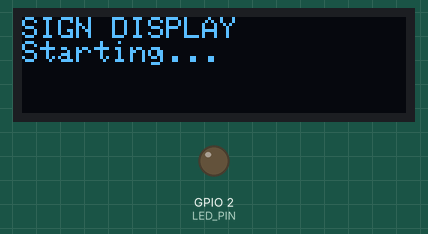
A sketch run on a simulated ESP32. On the bench: 128×32 one-colour display, output pins drawn as LEDs (lit = HIGH). WiFi joins after 1.5 s; servers stay silent unless stated; uploads are accepted with an empty reply; what the sketch prints to the serial monitor is not drawn.

Above: at 0.36 s.
At 2.0 s:
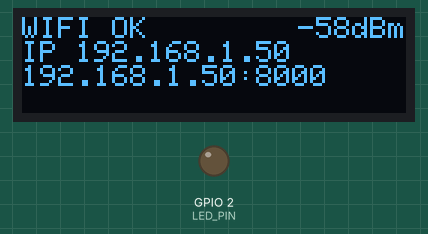
At 8.2 s:
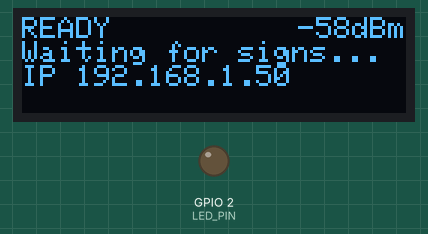

Measured:
- what the display in image 1 shows lasts 6.2 s, from 1.9 s to 8.1 s

The sketch:

sign_display.ino
```cpp
/*
  ESP32 sign-language display  (SSD1306 OLED, 128x32 by default; 128x64 also works)
  ---------------------------------------------------------------------------------
  Connects to your Wi-Fi, SHOWS AND PRINTS ITS IP ADDRESS, then asks the sentence server on your Mac (python run.py)
  for new text and shows it on the OLED:
     - while you sign: the words so far ("SIGNING")
     - when a sentence is finished: the sentence ("SENTENCE #n"); long sentences are shown page by page

  HOW TO FLASH (Arduino IDE 2.x)
   1. File > Preferences > "Additional boards manager URLs": add
        https://espressif.github.io/arduino-esp32/package_esp32_index.json
      Tools > Board > Boards Manager > install "esp32 by Espressif Systems".
   2. Tools > Manage Libraries: install "Adafruit SSD1306" and "Adafruit GFX Library" (accept the dependencies).
   3. Tools > Board > "ESP32 Dev Module" (or your exact board), pick the Port.
   4. Edit the 3 lines under SETTINGS (Wi-Fi name, password, Mac address). Click Upload.
      (If upload hangs on "Connecting...", hold the BOOT button until it starts.)
   5. Tools > Serial Monitor, 115200 baud.

  WIRING (4-pin I2C OLED, SSD1306)
     OLED VCC -> ESP32 3V3      OLED GND -> GND
     OLED SDA -> GPIO 21        OLED SCL -> GPIO 22        (change OLED_SDA / OLED_SCL below for other pins)
  The I2C address is found automatically (0x3C or 0x3D); the Serial Monitor lists every I2C device it sees.
  Screen size: SCREEN_H 32 (128x32) or 64 (128x64) below. Without a screen the sketch still works and prints to Serial.

  WHAT YOU SEE
   - On every (re)connection: "WIFI OK" with the ESP32's IP address and the server address, held for IP_SHOW_MS
     (6 s). The same is printed to the Serial Monitor. While idle the screen also shows the IP.
   - NO WIFI / NO SERVER with a hint when something is wrong.

  OTHER SCREENS (TFT, TTGO T-Display, M5Stack): only drawFrame() and the display setup need to change.
  Needs the sentence server running on the Mac:  python run.py   (or  python run.py --simulate  for fake sentences).
  The ESP32 and the Mac must be on the same Wi-Fi (ESP32 supports 2.4 GHz only).
*/

#include <WiFi.h>
#include <HTTPClient.h>
#include <Wire.h>
#include <Adafruit_GFX.h>
#include <Adafruit_SSD1306.h>
#include <vector>

// ============================== SETTINGS ==============================
const char* WIFI_SSID = "YOUR_WIFI_NAME";
const char* WIFI_PASS = "YOUR_WIFI_PASSWORD";
// IP of your Mac on the same Wi-Fi. run.py prints it as "Other devices : http://192.168.x.x:8000"
const char* SERVER    = "http://192.168.1.50:8000";

#ifndef SCREEN_H
#define SCREEN_H   32          // 32 = 128x32 screen, 64 = 128x64 screen
#endif
#define SCREEN_W   128
#define OLED_ADDR  0x3C        // tried first; 0x3D is tried automatically if nothing answers
#define OLED_SDA   21
#define OLED_SCL   22
#define LED_PIN    2           // on-board LED blinks on a new sentence (-1 = off)
#define IP_SHOW_MS 6000        // how long the IP screen stays after (re)connecting
#define PAGE_MS    1800        // time per page for sentences longer than the screen
// =======================================================================

Adafruit_SSD1306 display(SCREEN_W, SCREEN_H, &Wire, -1);
bool haveDisplay = false;

// Layout: one header row (8 px), then the body. On 128x32: 3 text rows; on 128x64: 6 text rows.
const int BODY_TOP = (SCREEN_H >= 64) ? 13 : 8;
const int BODY_H   = SCREEN_H - BODY_TOP;

struct State {
  long   seq = -1;     // changes whenever the live text or the last sentence changes
  String live;         // words of the sentence being signed right now ("" when idle)
  long   id = 0;       // number of the last finished sentence
  String text;         // last finished sentence (English if available, else the signs)
  String gloss;        // last finished sentence as signs
};

State  cur;            // what is on the screen now
long   afterSeq = -1;  // what we told the server we already have (-1 = send me the current state)
String statusLine = "starting";
int    lastCode = 0;

// ---------------------------------------------------------------- helpers (pure functions)

// Keep printable ASCII only (the default OLED font has nothing else).
String asciiOnly(const String& in) {
  String out;
  for (unsigned int i = 0; i < in.length(); i++) {
    char c = in[i];
    out += (c >= 32 && c <= 126) ? c : '?';
  }
  return out;
}

// Word-wrap `s` into lines of at most `cols` characters (long words are cut). Appends to `lines`.
void wrapText(const String& s, int cols, std::vector<String>& lines) {
  String line, word;
  for (unsigned int i = 0; i <= s.length(); i++) {
    char c = (i < s.length()) ? s[i] : ' ';
    if (c != ' ') { word += c; continue; }
    if (word.length() == 0) continue;
    while ((int)word.length() > cols) {            // word longer than a whole line
      if (line.length() > 0) { lines.push_back(line); line = ""; }
      lines.push_back(word.substring(0, cols));
      word = word.substring(cols);
    }
    if (line.length() == 0)                                    line = word;
    else if ((int)(line.length() + 1 + word.length()) <= cols) line += " " + word;
    else { lines.push_back(line); line = word; }
    word = "";
  }
  if (line.length() > 0) lines.push_back(line);
}

// Like wrapText, but honours explicit '\n' (each paragraph is wrapped separately).
void wrapParagraphs(const String& s, int cols, std::vector<String>& lines) {
  int from = 0;
  while (from <= (int)s.length()) {
    int nl = s.indexOf('\n', from);
    if (nl < 0) nl = s.length();
    wrapText(s.substring(from, nl), cols, lines);
    from = nl + 1;
  }
}

// SERVER without "http://", so it fits a 21-character row (192.168.1.50:8000).
String serverShort() {
  String s = String(SERVER);
  if (s.startsWith("http://")) s = s.substring(7);
  return s;
}

// Parse the plain-text answer of GET /esp  ("key=value" per line). Returns false if it has no seq.
bool parseState(const String& body, State& st) {
  bool gotSeq = false;
  int start = 0;
  while (start <= (int)body.length()) {
    int end = body.indexOf('\n', start);
    if (end < 0) end = body.length();
    String line = body.substring(start, end);
    line.trim();
    int eq = line.indexOf('=');
    if (eq > 0) {
      String key = line.substring(0, eq);
      String val = asciiOnly(line.substring(eq + 1));
      if      (key == "seq")   { st.seq = val.toInt(); gotSeq = true; }
      else if (key == "live")  st.live  = val;
      else if (key == "id")    st.id    = val.toInt();
      else if (key == "text")  st.text  = val;
      else if (key == "gloss") st.gloss = val;
    }
    start = end + 1;
  }
  return gotSeq;
}

// Choose text size and wrap. Big text (size 2: 10 characters per row) if the whole text fits, else size 1 (21 per row).
void layoutText(const String& body, bool allowBig, std::vector<String>& lines, int& size) {
  lines.clear();
  size = 1;
  if (allowBig) {
    wrapParagraphs(body, 10, lines);
    if ((int)lines.size() <= BODY_H / 16) { size = 2; return; }
    lines.clear();
  }
  wrapParagraphs(body, 21, lines);
}

// ---------------------------------------------------------------- screen (the only place that draws)
// Header row + `size`-sized text rows starting at row `first`.
void drawFrame(const String& header, const std::vector<String>& lines, int size, int first) {
  if (!haveDisplay) return;
  display.clearDisplay();
  display.setTextWrap(false);
  display.setTextColor(SSD1306_WHITE);
  display.setTextSize(1);
  display.setCursor(0, 0);
  display.print(header);
  if (WiFi.status() == WL_CONNECTED) {                  // signal strength on the right
    String r = String(WiFi.RSSI()) + "dBm";
    display.setCursor(SCREEN_W - 6 * r.length(), 0);
    display.print(r);
  }
  if (SCREEN_H >= 64) display.drawFastHLine(0, 9, SCREEN_W, SSD1306_WHITE);
  display.setTextSize(size);
  int maxLines = BODY_H / (8 * size);
  for (int i = 0; i < maxLines && first + i < (int)lines.size(); i++) {
    display.setCursor(0, BODY_TOP + i * 8 * size);
    display.print(lines[first + i]);
  }
  display.display();
}

// Simple message screen (size 1).
void showMessage(const String& header, const String& msg) {
  statusLine = msg;
  Serial.println("[" + header + "] " + msg);
  std::vector<String> lines;
  wrapParagraphs(msg, 21, lines);
  drawFrame(header, lines, 1, 0);
}

// The normal screen. animate = play all pages of a long sentence once (ends on the last page).
void drawScreen(bool animate) {
  String header, body;
  bool allowBig = false, tail = false;
  if (WiFi.status() != WL_CONNECTED) {
    header = "NO WIFI";  body = statusLine;
  } else if (lastCode < 0 || lastCode >= 400) {
    header = "NO SERVER"; body = "Can't reach server\n" + serverShort() + "\nrun.py on? code " + String(lastCode);
  } else if (cur.live.length() > 0) {
    header = "SIGNING"; body = cur.live; tail = true;            // live words change fast: always show the END
  } else if (cur.text.length() > 0) {
    header = "SENTENCE #" + String(cur.id); body = cur.text; allowBig = true;
  } else {
    header = "READY"; body = "Waiting for signs...\nIP " + WiFi.localIP().toString();
  }
  Serial.printf("[%s] %s\n", header.c_str(), body.c_str());
  if (!haveDisplay) return;

  std::vector<String> lines;
  int size;
  layoutText(body, allowBig, lines, size);
  int maxLines = BODY_H / (8 * size);
  int n = lines.size();
  int pages = (n + maxLines - 1) / maxLines;
  if (pages < 1) pages = 1;
  if (tail) {                                           // last `maxLines` rows only
    drawFrame(header, lines, size, n > maxLines ? n - maxLines : 0);
  } else if (animate && pages > 1) {
    for (int p = 0; p < pages; p++) {
      drawFrame(header, lines, size, p * maxLines);
      if (p < pages - 1) delay(PAGE_MS);
    }
  } else {                                              // refresh: show the last page
    drawFrame(header, lines, size, (pages - 1) * maxLines);
  }
}

// ---------------------------------------------------------------- Wi-Fi + server
// Shown and printed on the FIRST connection and after every reconnection.
void announceConnection() {
  String ip = WiFi.localIP().toString();
  Serial.println();
  Serial.println("=========== Wi-Fi connected ===========");
  Serial.println("SSID    : " + String(WIFI_SSID));
  Serial.println("ESP32 IP: " + ip);
  Serial.println("Gateway : " + WiFi.gatewayIP().toString());
  Serial.println("Signal  : " + String(WiFi.RSSI()) + " dBm");
  Serial.println("MAC     : " + WiFi.macAddress());
  Serial.println("Server  : " + String(SERVER));
  Serial.println("=======================================");
  showMessage("WIFI OK", "IP " + ip + "\n" + serverShort());
  delay(IP_SHOW_MS);
}

void connectWifi() {
  WiFi.mode(WIFI_STA);
  WiFi.setSleep(false);                 // lower latency
  WiFi.setAutoReconnect(true);
  WiFi.begin(WIFI_SSID, WIFI_PASS);
  unsigned long t0 = millis();
  int dots = 0;
  while (WiFi.status() != WL_CONNECTED) {
    String d = "";
    for (int i = 0; i < dots % 4; i++) d += ".";
    showMessage("WIFI", String("Connecting to ") + WIFI_SSID + d);
    delay(500);
    dots++;
    if (millis() - t0 > 20000) {        // try again from scratch
      showMessage("WIFI", "Failed. Check name/password (2.4 GHz). Retrying...");
      WiFi.disconnect(true);
      delay(1500);
      WiFi.begin(WIFI_SSID, WIFI_PASS);
      t0 = millis();
    }
  }
  announceConnection();
}

// One long-poll request. Returns the HTTP status (200 new data, 204 nothing new, negative = network error).
int pollServer(String& body) {
  HTTPClient http;
  String url = String(SERVER) + "/esp?after=" + String(afterSeq) + "&timeout=20";
  http.setConnectTimeout(4000);
  http.setTimeout(26000);               // a little longer than the server's 20 s wait
  if (!http.begin(url)) return -100;
  int code = http.GET();
  if (code == 200) body = http.getString();
  http.end();
  return code;
}

// Look for the OLED on the I2C bus: print every device found, return the address to use (0 = none).
uint8_t findOled() {
  uint8_t found[8];
  int nFound = 0;
  for (uint8_t a = 1; a < 127; a++) {
    Wire.beginTransmission(a);
    if (Wire.endTransmission() == 0 && nFound < 8) found[nFound++] = a;
  }
  Serial.print("I2C devices found:");
  if (nFound == 0) Serial.print(" none");
  for (int i = 0; i < nFound; i++) Serial.printf(" 0x%02X", found[i]);
  Serial.println();
  for (int i = 0; i < nFound; i++) if (found[i] == OLED_ADDR) return OLED_ADDR;
  for (int i = 0; i < nFound; i++) if (found[i] == 0x3C || found[i] == 0x3D) return found[i];
  return 0;
}

void setup() {
  Serial.begin(115200);
  delay(300);
  Serial.println("\nESP32 sign display starting");
  if (LED_PIN >= 0) pinMode(LED_PIN, OUTPUT);
  Wire.begin(OLED_SDA, OLED_SCL);
  uint8_t addr = findOled();
  haveDisplay = addr != 0 && display.begin(SSD1306_SWITCHCAPVCC, addr);
  if (haveDisplay) Serial.printf("OLED ready at 0x%02X (%dx%d)\n", addr, SCREEN_W, SCREEN_H);
  else Serial.println("OLED not found: check wiring (SDA/SCL/VCC/GND). Continuing with Serial only.");
  showMessage("SIGN DISPLAY", "Starting...");
  connectWifi();
}

void loop() {
  if (WiFi.status() != WL_CONNECTED) { lastCode = 0; connectWifi(); }

  String body;
  int code = pollServer(body);
  lastCode = code;

  if (code == 200) {
    State next = cur;
    bool ok = parseState(body, next);
    if (ok) {
      bool newSentence = next.id != cur.id && next.id > 0;
      cur = next;
      afterSeq = cur.seq;
      if (newSentence && LED_PIN >= 0) { digitalWrite(LED_PIN, HIGH); delay(120); digitalWrite(LED_PIN, LOW); }
    }
    drawScreen(true);
  } else if (code == 204) {
    drawScreen(false);                  // nothing new: refresh header / signal strength
  } else {
    drawScreen(false);                  // error screen
    delay(2000);                        // do not hammer a dead server
  }
}
```
